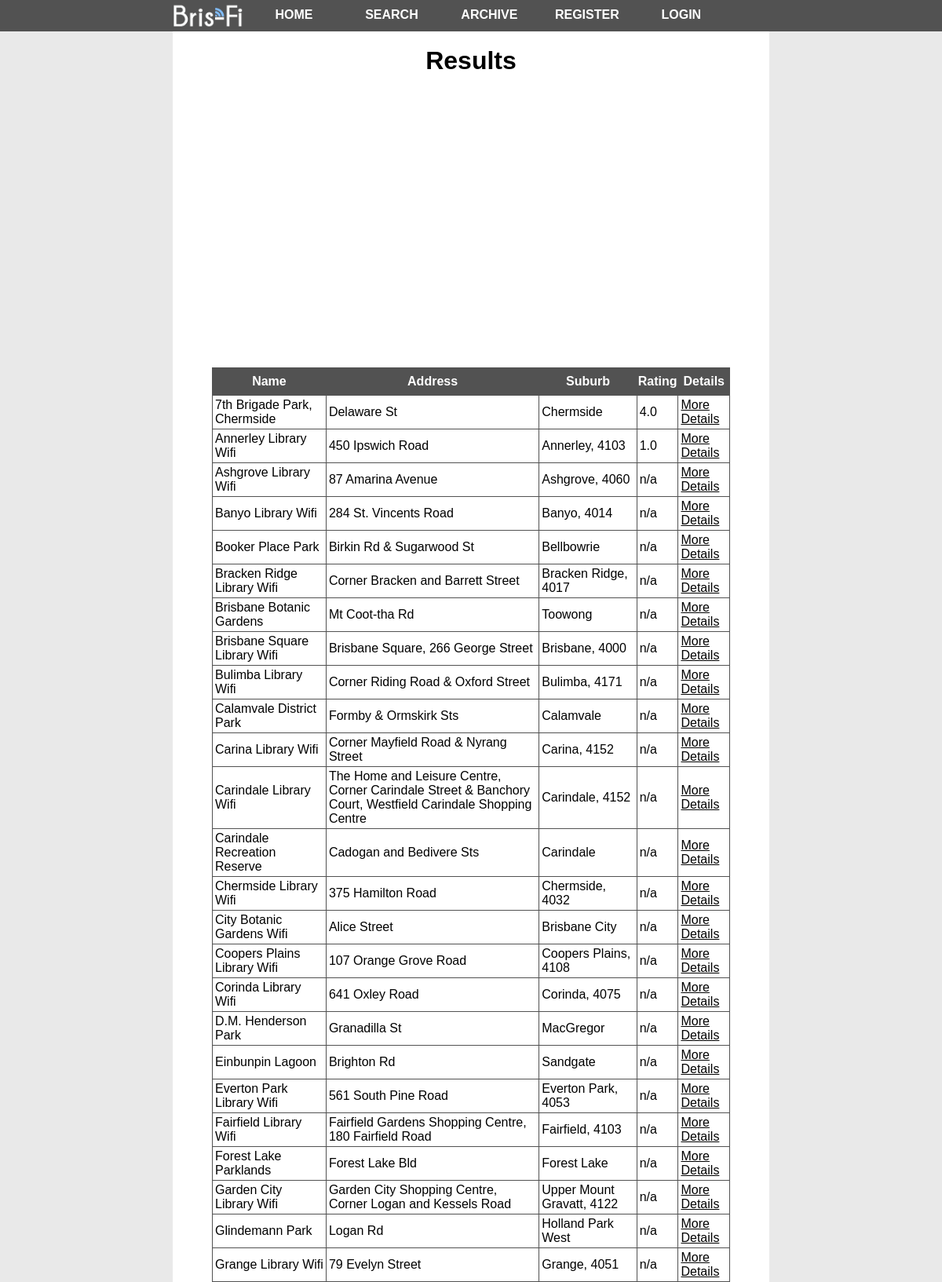
The app's page /results.php (upper part) with its own data.
### tables this page shows
CREATE TABLE `hotspots` (
  `HotspotName` varchar(256) DEFAULT NULL,
  `Address` varchar(256) DEFAULT NULL,
  `Suburb` varchar(256) DEFAULT NULL,
  `Latitude` float(18,10) DEFAULT NULL,
  `Longitude` float(18,10) DEFAULT NULL,
  `HotspotID` int(11) NOT NULL AUTO_INCREMENT,
  PRIMARY KEY (`HotspotID`)
);

### results.php (the view, shortened to what this page needs)
<html>
<head>
	<link rel="stylesheet" type="text/css" href="style.css">
</head>
<body>
	<?php include 'menu.php'; ?>
	<div id="content">
		<h1>Results</h1>
		<br><br>
		<div id="mapResults"></div>
		<br><br>
		<?php
			if (isset($_GET['lat']) && isset($_GET['lng'])){
				echo "<script type='text/javascript' src='Searchmaps.js'></script>";
				$lat = $_GET['lat'];
				$lng = $_GET['lng'];
				$range = $_GET['range'];
				$pdo = new PDO('mysql:host=mysql.ahtomsk.com;dbname=brisfi', 'brisfi_user', 'test1234');
				$pdo->setAttribute(PDO::ATTR_ERRMODE, PDO::ERRMODE_EXCEPTION);
				try	{
					$result = $pdo->prepare("SELECT HotspotID, HotspotName, Address, Suburb, ( 6371 * acos( cos( radians($lat) ) * ".
						"cos( radians( Latitude ) ) * cos( radians( Longitude ) - radians($lng) ) ".
						"+ sin( radians($lat) ) * sin( radians( Latitude ) ) ) ) AS distance ".
						"FROM hotspots HAVING distance < $range ORDER BY distance;");
					 $result->execute();
				}
				catch (PDOException $e) {
					echo $e->getMessage();
				}
			} else {
				$pdo = new PDO('mysql:host=mysql.ahtomsk.com;dbname=brisfi', 'brisfi_user', 'test1234');
				$pdo->setAttribute(PDO::ATTR_ERRMODE, PDO::ERRMODE_EXCEPTION);
				$suburb = $_GET['suburb'];
				try	{
					$result = $pdo->prepare('SELECT HotspotID, HotspotName, Address, Suburb '.
					 'FROM hotspots '.
					 'WHERE Suburb LIKE :suburb  ');
					 $result->bindValue(':suburb', "%$suburb%");
					 $result->execute();
				}
				catch (PDOException $e) {
					echo $e->getMessage();
				}
			}
			if ($result->rowCount() == 0){
				echo "<h2>no results</h2>";
				echo "<style> #mapResults { display: none; } </style>";
			} else {
			include 'mapData.php';
			echo '<table id="resultstable" border="1">';
			echo '<th>Name</th>';
			echo '<th>Address</th>';
			echo '<th>Suburb</th>';
			echo '<th>Rating</th>';
			echo '<th>Details</th>';
			foreach ($result as $hotspot) {
				echo '<tr>';
				echo '<td>',$hotspot['HotspotName'],'</td>';
				echo '<td>',$hotspot['Address'],'</td>';
				echo '<td>',$hotspot['Suburb'],'</td>';
				try	{
					$hotspotid = $hotspot['HotspotID'];
					$ratingavg = $pdo->prepare("SELECT AVG(rating) AS avgrating FROM reviews WHERE HotspotID = $hotspotid");
					$ratingavg->execute();
				}
				catch (PDOException $e) {
					echo $e->getMessage();
				}
				foreach ($ratingavg as $rating) {
				}
				if ($rating['avgrating'] == null) {
					echo '<td>n/a</td>';
				} else {
					echo '<td>',number_format((float)$rating['avgrating'], 1, '.', ''),'</td>';
				}
				echo '<td><a href="item.php?hotspotid=', $hotspot['HotspotID'],'">More Details</a></td>';
				echo '</tr>';
			}
			echo '</table>';
		}
		?>
		<br><br>
	</div>
</body>
</html>

### style.css (style rules this page uses)
body { background-color: #E9E9E9; font-family:Arial,Helvetica,sans-serif; }
#content { background-color:#FFFFFF; width:660px; margin-left: auto; margin-right: auto; padding-top: 30px; padding-right: 50px; padding-bottom: 25px; padding-left: 50px; }
#mapResults { height: 300px; width: 100%; margin-left: auto; margin-right: auto; padding: 0px; position: relative; z-index: 2; }
h1 { color:black; text-align:center; margin-bottom:0; font-family:Arial,Helvetica,sans-serif; font-size:2em; }
a:link, a:visited { color: #000000; }
table, th, td { border: 1px solid #525252; }
table { border-collapse: collapse; width: 100%; }
th { height: 35px; color: #FFFFFF; background-color: #525252; }
tr { height: 30px; background-color: #FFFFFF; }
td { padding: 3px; }

### records on screen
hotspots: HotspotName "7th Brigade Park, Chermside", Address "Delaware St", Suburb "Chermside", avgrating "4.0"
hotspots: HotspotName "Annerley Library Wifi", Address "450 Ipswich Road", Suburb "Annerley, 4103", avgrating "1.0"
hotspots: HotspotName "Ashgrove Library Wifi", Address "87 Amarina Avenue", Suburb "Ashgrove, 4060", shows "n/a"
hotspots: HotspotName "Banyo Library Wifi", Address "284 St. Vincents Road", Suburb "Banyo, 4014", shows "n/a"
hotspots: HotspotName "Booker Place Park", Address "Birkin Rd & Sugarwood St", Suburb "Bellbowrie", shows "n/a"
hotspots: HotspotName "Bracken Ridge Library Wifi", Address "Corner Bracken and Barrett Street", Suburb "Bracken Ridge, 4017", shows "n/a"
hotspots: HotspotName "Brisbane Botanic Gardens", Address "Mt Coot-tha Rd", Suburb "Toowong", shows "n/a"
hotspots: HotspotName "Brisbane Square Library Wifi", Address "Brisbane Square, 266 George Street", Suburb "Brisbane, 4000", shows "n/a"
hotspots: HotspotName "Bulimba Library Wifi", Address "Corner Riding Road & Oxford Street", Suburb "Bulimba, 4171", shows "n/a"
hotspots: HotspotName "Calamvale District Park", Address "Formby & Ormskirk Sts", Suburb "Calamvale", shows "n/a"
hotspots: HotspotName "Carina Library Wifi", Address "Corner Mayfield Road & Nyrang Street", Suburb "Carina, 4152", shows "n/a"
hotspots: HotspotName "Carindale Library Wifi", Address "The Home and Leisure Centre, Corner Carindale Street & Banchory Court, Westfield Carindale Shopping Centre", Suburb "Carindale, 4152", shows "n/a"
hotspots: HotspotName "Carindale Recreation Reserve", Address "Cadogan and Bedivere Sts", Suburb "Carindale", shows "n/a"
hotspots: HotspotName "Chermside Library Wifi", Address "375 Hamilton Road", Suburb "Chermside, 4032", shows "n/a"
hotspots: HotspotName "City Botanic Gardens Wifi", Address "Alice Street", Suburb "Brisbane City", shows "n/a"
hotspots: HotspotName "Coopers Plains Library Wifi", Address "107 Orange Grove Road", Suburb "Coopers Plains, 4108", shows "n/a"
hotspots: HotspotName "Corinda Library Wifi", Address "641 Oxley Road", Suburb "Corinda, 4075", shows "n/a"
hotspots: HotspotName "D.M. Henderson Park", Address "Granadilla St", Suburb "MacGregor", shows "n/a"
hotspots: HotspotName "Einbunpin Lagoon", Address "Brighton Rd", Suburb "Sandgate", shows "n/a"
hotspots: HotspotName "Everton Park Library Wifi", Address "561 South Pine Road", Suburb "Everton Park, 4053", shows "n/a"
hotspots: HotspotName "Fairfield Library Wifi", Address "Fairfield Gardens Shopping Centre, 180 Fairfield Road", Suburb "Fairfield, 4103", shows "n/a"
hotspots: HotspotName "Forest Lake Parklands", Address "Forest Lake Bld", Suburb "Forest Lake", shows "n/a"
hotspots: HotspotName "Garden City Library Wifi", Address "Garden City Shopping Centre, Corner Logan and Kessels Road", Suburb "Upper Mount Gravatt, 4122", shows "n/a"
hotspots: HotspotName "Glindemann Park", Address "Logan Rd", Suburb "Holland Park West", shows "n/a"
hotspots: HotspotName "Grange Library Wifi", Address "79 Evelyn Street", Suburb "Grange, 4051", shows "n/a"
